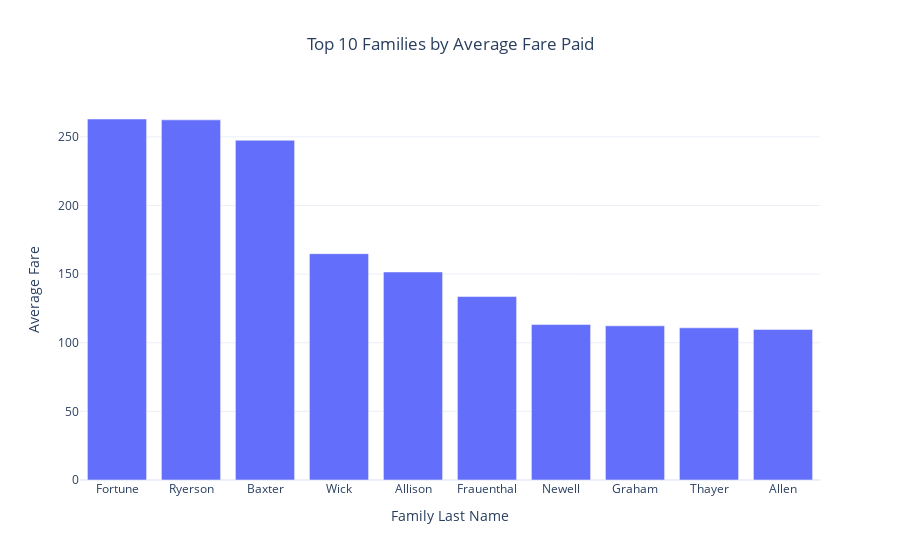

The notebook cell this image was saved under:
### Code cell
visualize_families()

### Figure 1 — Plotly figure (JSON) as saved in the notebook; plotly's stock layout.template omitted (floating-point values rounded to 4 significant figures)
{"data": [{"hovertemplate": "Family Last Name=%{x}<br>Average Fare=%{y}<extra></extra>", "legendgroup": "", "marker": {"color": "#636efa", "pattern": {"shape": ""}}, "name": "", "orientation": "v", "showlegend": false, "textposition": "auto", "type": "bar", "x": ["Fortune", "Ryerson", "Baxter", "Wick", "Allison", "Frauenthal", "Newell", "Graham", "Thayer", "Allen"], "xaxis": "x", "y": [263.0, 262.4, 247.5, 164.9, 151.6, 133.7, 113.3, 112.3, 110.9, 109.7], "yaxis": "y"}], "layout": {"barmode": "relative", "legend": {"tracegroupgap": 0}, "title": {"text": "Top 10 Families by Average Fare Paid", "x": 0.5}, "xaxis": {"anchor": "y", "domain": [0, 1], "title": {"text": "Family Last Name"}}, "yaxis": {"anchor": "x", "domain": [0, 1], "title": {"text": "Average Fare"}}}}
